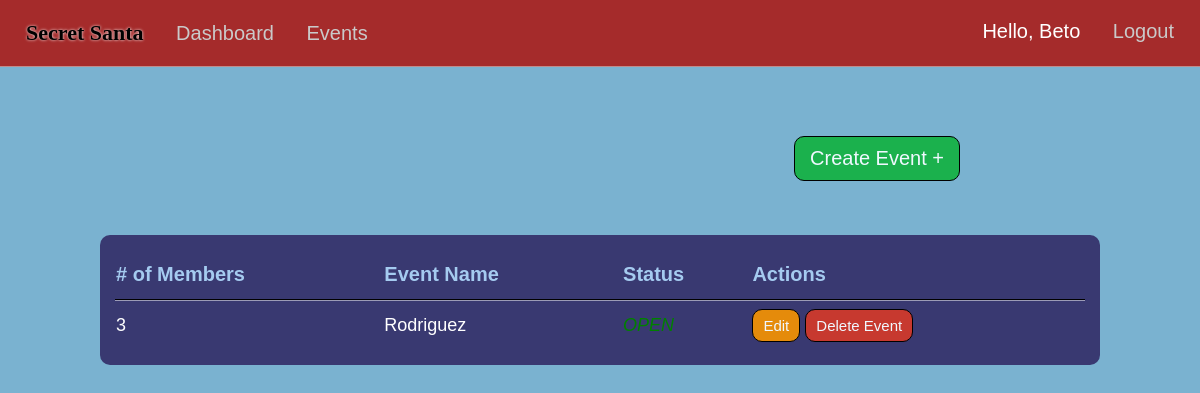
/events (signed in), run on an earlier commit of the app's database.
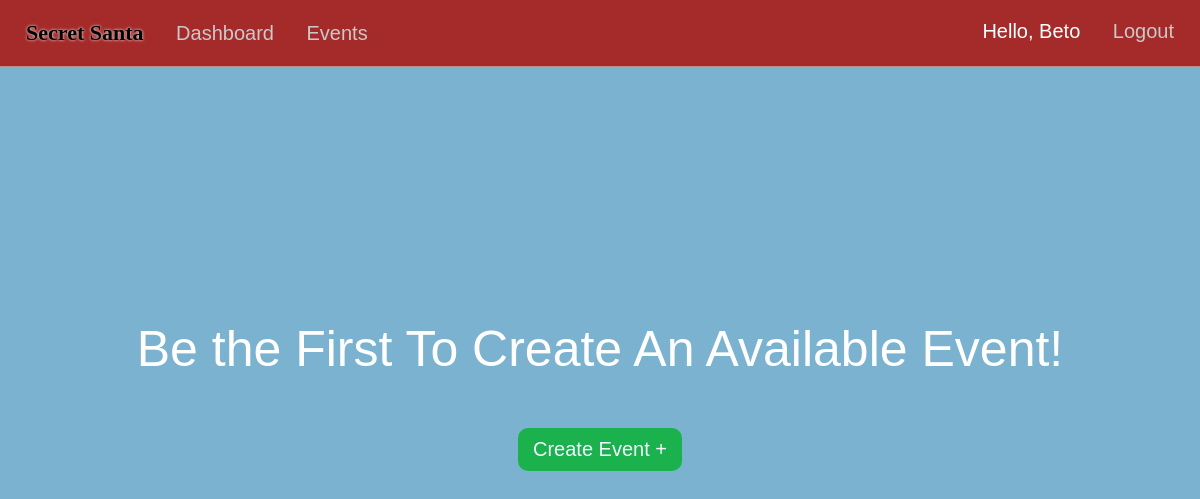
And on a later commit of the database.
### market/models.py (models this page shows, shortened)
class User(db.Model, UserMixin):
    id = db.Column(db.Integer(), primary_key=True)
    username = db.Column(db.String(length=30), nullable=False, unique=True)
    first_name = db.Column(db.String(length=50), nullable=False)
    last_name = db.Column(db.String(length=50), nullable=False)
    email_address = db.Column(db.String(length=50), nullable=False, unique=True)
    password_hash = db.Column(db.String(length=60), nullable=False)
    events = db.relationship('Event', backref='coordinator', lazy=True)
    events_attending = db.relationship('EventMembers', backref='attendees', lazy=True)
    @property
    def password(self):
        return self.password_hash

class Event(db.Model):
    event_id = db.Column(db.Integer(), primary_key=True)
    coordinator_id = db.Column(db.Integer(), db.ForeignKey('user.id'), nullable=False)
    event_name = db.Column(db.String(length=75), nullable=False)
    event_date = db.Column(db.Date())
    event_status = db.Column(db.String(length=20))
    members = db.relationship('EventMembers', backref='attended_events', lazy=True)
    fields = db.relationship('EventFields', backref='event_for_field', lazy=True)
    filled_fields = db.relationship('UserEventFields', backref='FieldEvent', lazy=True)

### market/routes.py (the view)
@app.route("/events")
@login_required
def events_page():
    events=Event.query.filter_by(event_status='open').order_by(Event.event_status.desc(), Event.event_id.desc()).all()
    return render_template('events.html', events=events, is_user_member=is_user_member)

### market/models.py (called while the page is built)
@login_manager.user_loader
def load_user(user_id):
    return User.query.get(int(user_id))

### market/templates/events.html (shortened to what this page needs)
{% extends 'base.html' %}
  {% block style %}
  <link rel= "stylesheet" type= "text/css" href= "{{ url_for('static',filename='styles/events1.css') }}">
  {% endblock %}
  {% block content %}
    {% if events %}
    <center>
    <div class="create-btn-div-true">
        <a href="{{url_for('create_event')}}"><button class="create-btn-yes">Create Event +</button></a>
    </div>
    <br><br><br>
    <table class="main-table">
      <tr>
      <th># of Members</th>
        <th>
            Event Name
        </th>
        <th>
            Status
        </th>
        <th>
            Actions
        </th>
      </tr>
        {% for event in events %}
        <tr class="info-row">
          <td class="event-info">
            {% set count = [] %}
            {% for person in event.members%}
              {% if person.status == 'member'%}
                {% set _ = count.append(person) %}
              {% endif %}
            {% endfor %}
            {{count|length}}
          </td>
            <td class="event-info">
                {{event.event_name|title}}
            </td>
            <td class="event-info">
                <i>
                {% if event.event_status|title=='Open' %}
                  <span class="open">{{event.event_status|upper}}</span><br>
                {% elif event.event_status|title=='Closed' %}
                    <span class="close">{{event.event_status|upper}}</span><br>
                {% endif %}
                </i>
            </td>
            <td class="event-info">
                <div class="buttons">
                    {% if current_user.is_authenticated and current_user.id == event.coordinator.id %}
                      <a href="{{ url_for('event_info', event_id=event.event_id) }}"><button class="edit-btn">Edit</button></a>
                      <button class="delete-btn" onclick="toggleConfirm()">Delete Event</button>
                      {% endif %}
                  </div>
            </td>
        </tr>
        {% endfor %}
    </table>
</center>
    {% else %}
    <center>
    <div class="no-event-div">
    <p>Be the First To Create An Available Event!</p>
    <a href="{{url_for('create_event')}}"><button class="create-btn">Create Event +</button></a>
    </div></center>
    {% endif %}
  {% endblock %}

### market/templates/base.html (shortened to what this page needs)
<!DOCTYPE html>
<html lang="en">
<head>
  <link rel= "stylesheet" type= "text/css" href= "{{ url_for('static',filename='styles/main.css') }}">
  {% block style %}
  {% endblock %}
</head>
<body>
  <nav>
    <ul class="top-left-nav">
      <a href="{{ url_for('home_page') }}" ><li class="li-title">
        Secret Santa
      </li></a>
    {% if current_user.is_authenticated %}
      <li>
        <a href="{{ url_for('dashboard_page') }}" class="nav-item">Dashboard</a>
      </li>
      <li>
        <a href="{{ url_for('events_page') }}" class="nav-item">Events</a>
      </li>
    {% endif %}
    </ul>
    {% if current_user.is_authenticated %}
    <ul class="top-right-nav">
      <li>
        <p class="nav-name">Hello, {{ current_user.first_name.title() }} </p>
      </li>
      <li>
        <a class="nav-item" href="{{ url_for('logout_page') }}">Logout</a>
      </li>
    </ul>
    {% endif %}
  </nav>
  {% block content %}
  {% endblock %}
</body>
</html>

### market/static/styles/main.css (style rules this page uses)
* { margin: 0px; box-sizing: border-box; }
body { margin-top: 66px; font-family: Arial, Helvetica, sans-serif; background-color: rgb(122, 178, 208); color: white; padding: 0px 10px; padding-bottom: 80px; }
nav { display: flex; justify-content: space-between; background-color: rgb(165, 43, 43); padding: 20px 20px; position: fixed; right: 0px; left: 0px; top:0px; z-index: 1000; color: black; font-family:'Gill Sans', 'Gill Sans MT', Calibri, 'Trebuchet MS', sans-serif; font-size: 20px; border-bottom: 1px solid rgba(209, 208, 208, 0.589); }
.li-title { font-weight: bolder; font-size: 22px; font-family: 'Grinched'; text-shadow: 0px 0px 3px white; }
.top-left-nav { list-style: none; padding: 0px; display: inline-block; }
.top-left-nav li,.top-right-nav li { display: inline-block; margin-right: 6px; margin-left: 6px; }
.top-right-nav { list-style: none; padding: 0px; display: inline-block; }
.nav-item { text-decoration: none; color: rgb(202, 201, 201); margin-left: 15px; }
.nav-name { text-decoration: none; color: rgb(255, 255, 255); }
a { text-decoration: none; color: Black; }

### market/static/styles/events1.css (style rules this page uses)
.no-event-div { margin-top: 200px; padding: 120px; }
.no-event-div p { font-size: 50px; margin-bottom: 50px; font-family:'Lucida Sans', 'Lucida Sans Regular', 'Lucida Grande', 'Lucida Sans Unicode', Geneva, Verdana, sans-serif }
.create-btn { cursor: pointer; background-color: rgb(27, 177, 77); border: none; color: aliceblue; padding: 10px 15px; border-radius: 10px; font-size: 20px; font-family: 'Gill Sans', 'Gill Sans MT', Calibri, 'Trebuchet MS', sans-serif; }

What changed in the data, as far as the page shows it:
no longer on this page (row edited): Event: count "3", event_name "Rodriguez"
Also different on the page:
text no longer shown: "# of Members Event Name Status Actions"
text now shown: "Be the First To Create An Available Event!"
